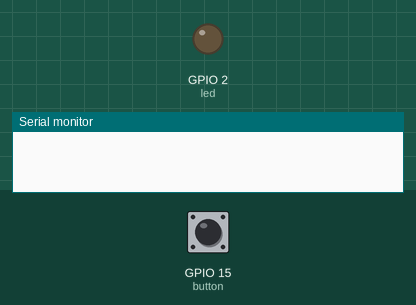
This sketch was run on a simulated ESP32. Parts: output pins drawn as LEDs (lit = HIGH), the last lines printed to the serial monitor. The test bench sets the inputs (shaded band); at power-on: GPIO 15 (button) HIGH.

Above: at 1.2 s.
1.3 s: GPIO 15 (button) pulled LOW for 1 s
At 3.3 s:
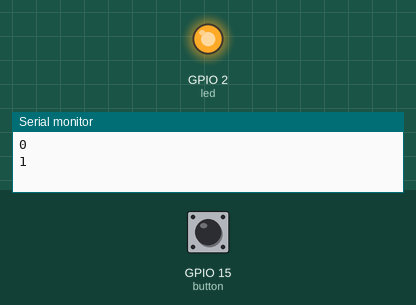
6.9 s: GPIO 15 (button) pulled LOW for 3.2 s
Timing chart, 0 to 17.6 s (numbered marks = the images above; inputs shaded):
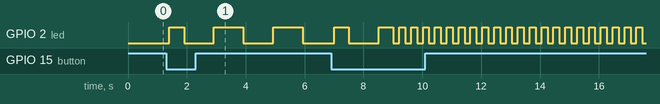

Measured:
- after the input at 1.3 s, GPIO 2 (led): LOW → HIGH after 0.10 s, then repeats every 2.0 s: LOW 1.0 s, HIGH 1.0 s

The sketch:

day03______.ino
```cpp
#define led 2
#define button 15
int status;
int lastStatus=HIGH;
int ledStatus=LOW;
int currentTime;
int pressTime=0;
int openTime=0;
int blinkTime;
bool isPressing;

void setup() {
  // put your setup code here, to run once:
  Serial.begin(115200);
  pinMode(button,INPUT_PULLUP);
  pinMode(led,OUTPUT);
  openTime = millis();
}

void loop() {
  // put your main code here, to run repeatedly:
  status = digitalRead(button);

  if(status != lastStatus)
  {
    Serial.println(status);
    lastStatus = status;
    delay(100);
    isPressing = false;

    if(status == LOW)
    {
      isPressing = true;
      currentTime = millis();
      ledStatus = !ledStatus;
    }
    else
    {
      openTime = millis();
    }


    //放这里还是要等松手才会触发闪烁
    // pressTime = millis() - currentTime;
    // Serial.print("按键按下时间：");
    // Serial.println(currentTime);
    // Serial.print("按键松手时间：");
    // Serial.println(openTime);
    // Serial.print("按键时长：");
    // Serial.println(pressTime);
  }
  //放这里一端时间不按按钮自动触发闪烁
  // pressTime = millis() - currentTime;

  if(isPressing==true)
  {
    pressTime = millis() - currentTime;
    // pressTime = openTime - currentTime;
  }

  if(pressTime > 2000)
    {
      //灯闪烁
      // Serial.println(pressTime);
      // digitalWrite(led,HIGH);
      // delay(2000);
      // digitalWrite(led,LOW);
      // delay(2000);
      if(millis() - blinkTime > 200)
      {
        ledStatus = !ledStatus;
        blinkTime = millis();
      }
      // digitalWrite(led,ledStatus);
      // delay(10);
    }

  else if(pressTime > 500 && pressTime < 2000)
  {
    if(millis() - blinkTime > 1000)
    {
      ledStatus = !ledStatus;
      blinkTime = millis();
    }
  }

  // Serial.println("常态");
  digitalWrite(led,ledStatus);
  delay(10);
}
```
